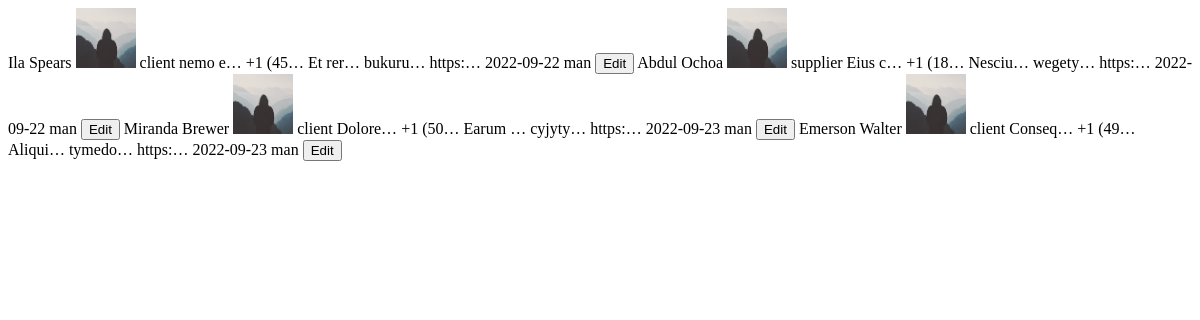
The app's page /customer/customers/ (signed in), older data.
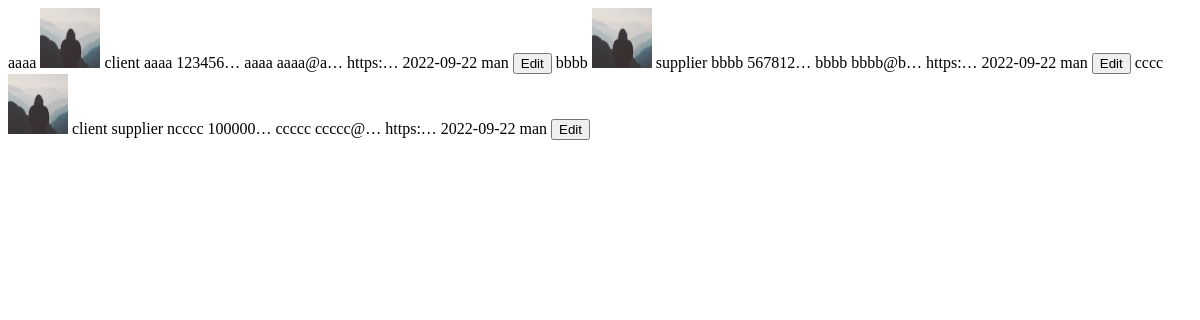
The same page, newer data.
### customer/models.py (models this page shows, shortened)
class Customer(BaseModel, SoftDeleteModel):
    account   = models.ForeignKey(Account, on_delete=models.CASCADE )
    client    = models.BooleanField(default=False)
    supplier    = models.BooleanField(default=False)
    logo = models.ImageField(default='default.jpg', upload_to='Customer_pics', blank=True, null=True)
    address = models.CharField(max_length=500, blank=True, null=True)
    phoneNumber1 = models.CharField( max_length = 25, unique = True, blank=True, null=True)
    phoneNumber2 = models.CharField( max_length = 25, unique = True, blank=True, null=True)
    tradeRecord = models.CharField(max_length=500, blank=True, null=True)
    email       = models.EmailField( blank=True, null=True)
    webSite     =  models.URLField(max_length = 200, blank=True, null=True)
    journal     = GenericRelation(Journal)

### account/models.py (models this page shows, shortened)
class Account(BaseModel, SoftDeleteModel):
    Accountchoise=(
        ('متاجرة', (
                    ('1','التأشيرات'),
                    ('2','تذاكرطيران'),
                    ('3','تذاكربرية'),
                    ('4','تذاكربحرية'),
                    ('5','شحن'),
                    ('6','حجزفندقي'),
                    ('7','مستندات سفر'),
                    ('8','عمولات'),
                    ('9','تأمين صحي'),
                    ('10','رحلات'),
                    ('11','تحويل عملة'),
                    ('12','الاصول'),
                    ('13','أرباح وخسائر'),
                    ('14','رصيدمدور'),
                    ('15','الاهتلاك'),
                    ('16','مستحقات الموظفين'),
                    ('17','التأمينات الاجتماعية'),
                    ('18','المصروفات'),
                    )),
        ('الشركات و الزبائن', (
            ('20', 'الزبائن'),
            ('21','شركات التأشيرات'),
            ('22','شركات نقل جوي'),
            ('23','شركات نقل بري'),
            ('24','شركات نقل بحري'),
            ('25','فنادق'),
            ('26','شركات شحن'),
            ('27','شركات تأمين صحي'),
        )),
      ('حسابات الشركة',(
            ('30','المالكين'),
            ('31','الموظفين'),
            ('32','الصناديق'),
            ('33','مصاريف يومية'),
            ('34','الحافلات'),
      )
      )
    )
    name         = models.CharField(max_length=255 )
    account_type = models.CharField(choices=Accountchoise ,max_length=4, blank=True)
    class Meta:
        unique_together = [['name', 'company']]

### users/models.py (models this page shows, shortened)
class MyUser(AbstractBaseUser, PermissionsMixin):
    email = models.EmailField(_('email address'), unique=True)
    username = models.CharField(_('username'), max_length=250, unique=True)
    first_name = models.CharField(_('first name'), max_length=50, blank=True)
    last_name = models.CharField(_('last name'), max_length=50, blank=True)
    date_joined = models.DateTimeField(_('date joined'), auto_now_add=True)
    is_active = models.BooleanField(_('active'), default=True)
    is_staff = models.BooleanField(default=False)
    is_superuser = models.BooleanField(default=False)
    avatar = models.ImageField(upload_to='avatars/', null=True, blank=True)
    is_MANAGER= models.BooleanField(default=False)
    is_RESERVATION= models.BooleanField(default=False)
    is_ACCOUNTANT= models.BooleanField(default=False)
    is_CUSTOMER= models.BooleanField(default=False)
    objects = UserManager()
    company    = models.ForeignKey(Company, blank=True, null=True, on_delete=models.SET_NULL)
    sub_customer   = models.ForeignKey(Customer, null=True,blank=True, on_delete=models.SET_NULL, related_name='sub_customer')
    USERNAME_FIELD = 'username'
    REQUIRED_FIELDS = ['email']
    class Meta:
        verbose_name = _('user')
        verbose_name_plural = _('users')

### customer/views.py (the view)
# urls.py: path('customers/', customer_list, name='customer_list'),
@user_passes_test(lambda u: u.is_MANAGER)
def customer_list(request):
    company = request.user.company
    customers = Customer.objects.filter(company=company)
    return render(request, 'customer/customer_list.html', {
        'customers':customers
    })

### common/managers.py (called while the page is built)
    def get_queryset(self):
        return super(SoftDeleteManager,self).get_queryset().filter(is_deleted=False)

    def filter(self, *args, **kwargs):
        if 'pk' in  kwargs:
            return self.all_with_deleted().filter(*args, **kwargs)
        return self.get_queryset().filter(*args, **kwargs)

### customer/templates/customer/customer_list.html
{% for customer in customers %}
<tr id="customer-{{ customer.pk }}" class="customer-row">
    <td>{{ customer.account.name  }}</td>
    <td><img class="rounded-circle article-img" height="60" width="60"
        src="{{ customer.logo.url }}">
    </td>
    <td>
{% if  customer.client %}
<span class="badge rounded-pill bg-primary mp-1"> client
    </span>
{% endif %}
{% if  customer.supplier %}
<span class="badge rounded-pill bg-primary mp-1"> supplier
    </span>
{% endif %}
    </td>
    <td>{{ customer.address|truncatechars:7  }}</td>
    <td>{{ customer.phoneNumber1|truncatechars:7  }}</td>
    <td>{{ customer.tradeRecord|truncatechars:7  }}</td>
    <td>{{ customer.email|truncatechars:7  }}</td>
    <td>{{ customer.webSite|truncatechars:7  }}</td>
    <td>{{ customer.updated_at|date:"Y-m-d"   }}</td>
    <td>{{ customer.author  }}</td>
  <td>
    <button class="btn btn-primary btn-sm" hx-get="{% url 'edit_customer' pk=customer.pk %}" hx-target="#dialog">Edit</button>
  </td>
</tr>
{% endfor %}

Row changes from the older to the newer data that the page shows:
removed Customer: account.name "Ila Spears", logo (placeholder picture), client "client", address "nemo e…", phoneNumber1 "+1 (45…", tradeRecord "Et rer…", email "bukuru…", webSite "https:…", updated_at "2022-09-22", author "man"
removed Customer: account.name "Abdul Ochoa", logo (placeholder picture), supplier "supplier", address "Eius c…", phoneNumber1 "+1 (18…", tradeRecord "Nesciu…", email "wegety…", webSite "https:…", updated_at "2022-09-22", author "man"
removed Customer: account.name "Miranda Brewer", logo (placeholder picture), client "client", address "Dolore…", phoneNumber1 "+1 (50…", tradeRecord "Earum …", email "cyjyty…", webSite "https:…", updated_at "2022-09-23", author "man"
removed Customer: account.name "Emerson Walter", logo (placeholder picture), client "client", address "Conseq…", phoneNumber1 "+1 (49…", tradeRecord "Aliqui…", email "tymedo…", webSite "https:…", updated_at "2022-09-23", author "man"
now on this page (row edited): Customer: account.name "aaaa", logo (placeholder picture), client "client", address "aaaa", phoneNumber1 "123456…", tradeRecord "aaaa", email "aaaa@a…", webSite "https:…", updated_at "2022-09-22", author "man"
now on this page (row edited): Customer: account.name "bbbb", logo (placeholder picture), supplier "supplier", address "bbbb", phoneNumber1 "567812…", tradeRecord "bbbb", email "bbbb@b…", webSite "https:…", updated_at "2022-09-22", author "man"
now on this page (row edited): Customer: account.name "cccc", logo (placeholder picture), client "client", supplier "supplier", address "ncccc", phoneNumber1 "100000…", tradeRecord "ccccc", email "ccccc@…", webSite "https:…", updated_at "2022-09-22", author "man"
